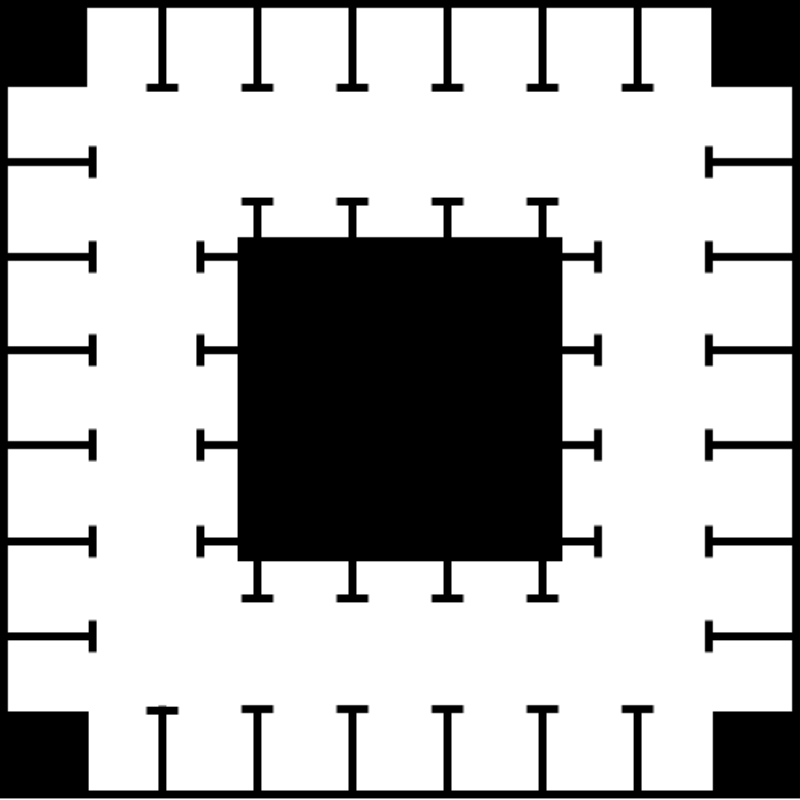
#> input picture slam/office.png, 800 x 800 px, found by its file name
$ python report.py
#> lines starting #> are read from the running program, lines starting #| are printed output that depends on the picture; after the words box and inside, x2 and y2 are one past the last pixel; in counts of white or black regions, pixels touching at a corner belong together
### src/dwa_multi_robot/astar.py
"""

A* grid planning

author: Atsushi Sakai(@Atsushi_twi)
        Nikos Kanargias (nkana@tee.gr)

See Wikipedia article (https://en.wikipedia.org/wiki/A*_search_algorithm)

"""
#!/usr/bin/env python
import math
import cv2
import numpy as np
import matplotlib.pyplot as plt
from dwa_multi_robot.cubic_spline import *
show_animation = True

# [8 lines left out: function calculatedDistance, not called in this run]
class AStarPlanner:

    def __init__(self, map_path:str, origin_x: float, origin_y: float, resolution: float, robot_radius:float):
        """
            Initialize grid map for a star planning
            resolution: grid resolution [m]
            rr: robot radius[m]
        """
#> called with origin_x = -10, origin_y = -10, resolution = 0.025, robot_radius = 0.6
        self.map = cv2.imread(map_path, cv2.IMREAD_GRAYSCALE)
#> self.map is the input picture: shape (800, 800); min 0, max 255, mean 181.4
        self.origin_x: float = origin_x
        self.origin_y: float = origin_y
        self.resolution: float = resolution
        self.robot_radius: float = robot_radius
        self.cost_map: np.ndarray = self.getCostmap()
        self.motion = self.get_motion_model()
    def getCostmap(self):
        radius = int(self.robot_radius/self.resolution)
        cost_map: np.ndarray = self.map.copy()
        for x in range(self.map.shape[1]):
            for y in range(self.map.shape[0]):
                if self.map[y, x] == 0:
                    cv2.circle(cost_map, (x, y), radius, 0, -1)
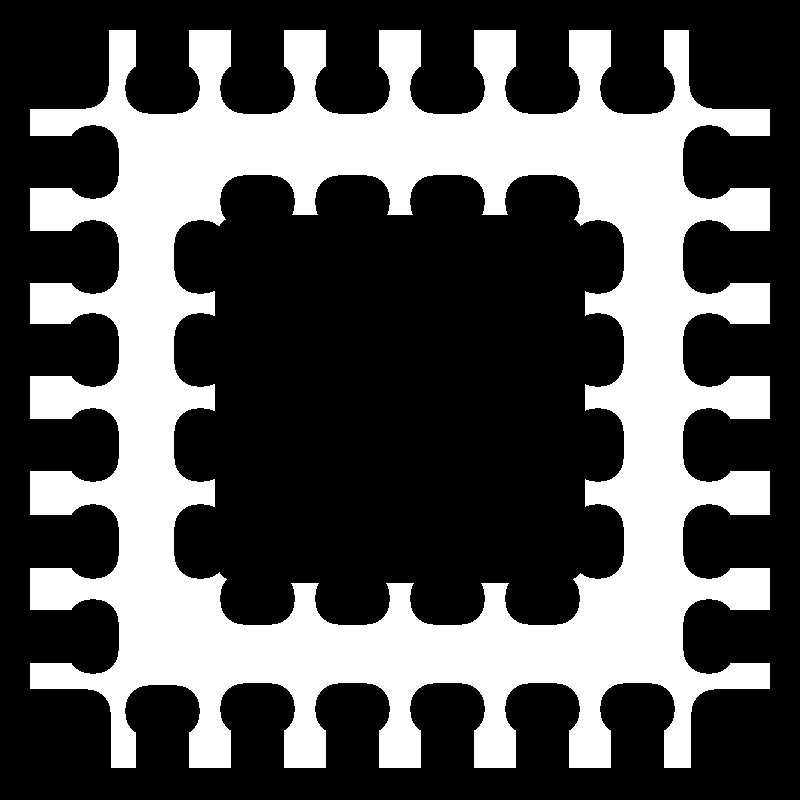
#> cost_map: shape (800, 800); 34.1% white; 1 white region, box (x1, y1, x2, y2) and area: (30, 30, 770, 768) 218138
        for x in range(self.map.shape[1]):
            for y in range(self.map.shape[0]):
                if self.map[y, x] == 0:
                    cost_map[y, x] = 0

        return cost_map
    # [12 lines left out: functions convertMeterToPixel, convertPixelToMeter, not called in this run]

    class Node:
        # [5 lines left out: function __init__, not called in this run]

        def __str__(self):
            return str(self.x) + "," + str(self.y) + "," + str(
                self.cost) + "," + str(self.parent_index)

    # [129 lines left out: functions planning, calc_final_path, checkCollision, smoothPath, calc_heuristic, not called in this run]

    def calc_grid_index(self, node:Node):
        return node.y * self.map.shape[0] + node.x

    # [15 lines left out: function verify_node, not called in this run]
    @staticmethod
    def get_motion_model():
        # dx, dy, cost
        motion = [  [3, 0, 3],
                    [0, 3, 3],
                    [-3, 0, 3],
                    [0, -3, 3],
                    [-3, -3, math.sqrt(18)],
                    [-3, 3, math.sqrt(18)],
                    [3, -3, math.sqrt(18)],
                    [3, 3, math.sqrt(18)]]

        return motion


# [22 lines left out: function main, not called in this run]


# if __name__ == '__main__':
#     main()

### src/report.py
#!/usr/bin/env python3

from dwa_multi_robot.ultis import *
from dwa_multi_robot.astar import *

import matplotlib.pyplot as plt
astar = AStarPlanner("/home/leanhchien/deep_rl_ws/src/dwa_multi_robot/slam/office.png",
                    -10, -10, 0.025, 0.6)

origin_map = astar.map.copy()
cost_map = astar.cost_map.copy()
blur_map =  cv2.GaussianBlur(cost_map, (5, 5), 2)
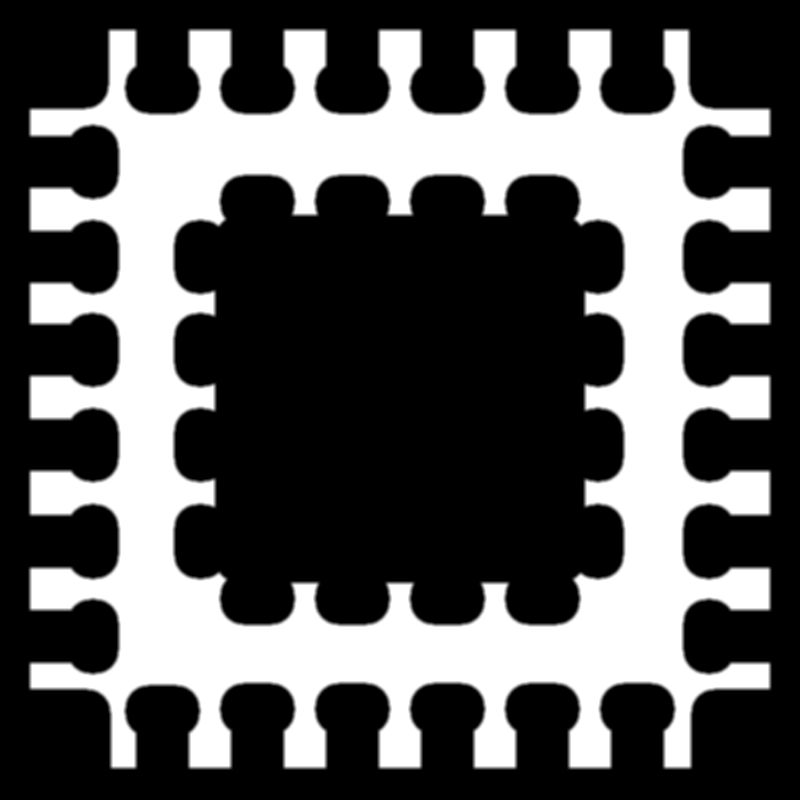
#> blur_map: shape (800, 800); min 0, max 255, mean 86.9
normal_map = 255 - blur_map
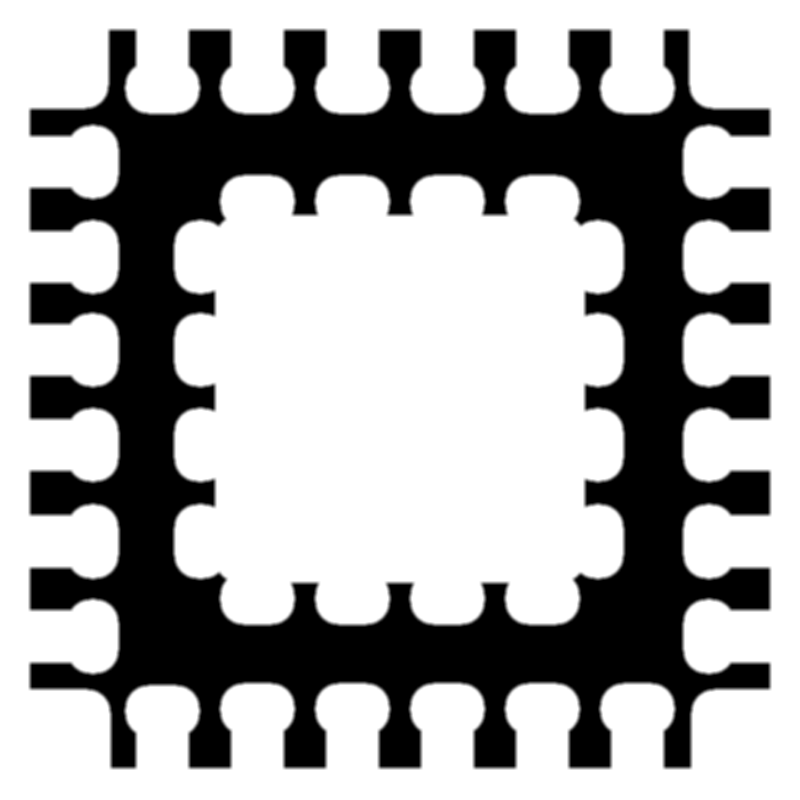
#> normal_map: shape (800, 800); min 0, max 255, mean 168.1

cv2.imwrite("/home/leanhchien/deep_rl_ws/src/dwa_multi_robot/report/origin_map.png", origin_map)
cv2.imwrite("/home/leanhchien/deep_rl_ws/src/dwa_multi_robot/report/cost_map.png", cost_map)
cv2.imwrite("/home/leanhchien/deep_rl_ws/src/dwa_multi_robot/report/blur_map.png", blur_map)
cv2.imwrite("/home/leanhchien/deep_rl_ws/src/dwa_multi_robot/report/normal_map.png", normal_map)

$ run again, with slam/empty.png copied over slam/office.png
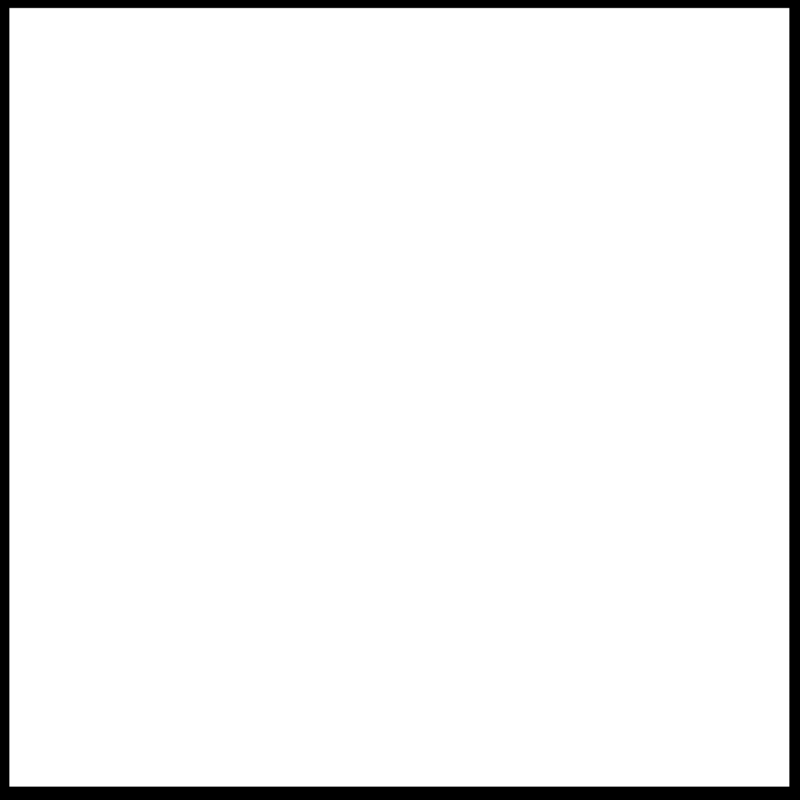
#> input picture slam/empty.png, 800 x 800 px, found by its file name
#> in __init__, self.map is the input picture: shape (800, 800); min 0, max 255, mean 242
#> after the loop in getCostmap, `for x in range(self.map.shape[1]):`:
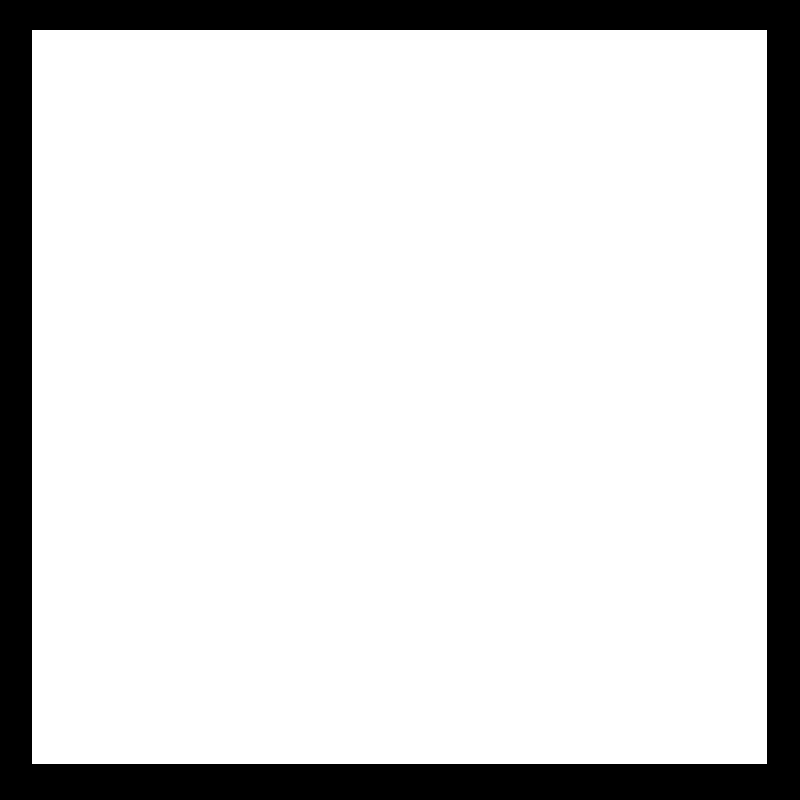
#> cost_map: shape (800, 800); 84.3% white; 1 black region, box (x1, y1, x2, y2) and area: (0, 0, 800, 800) 100510
#> `normal_map = 255 - blur_map`:
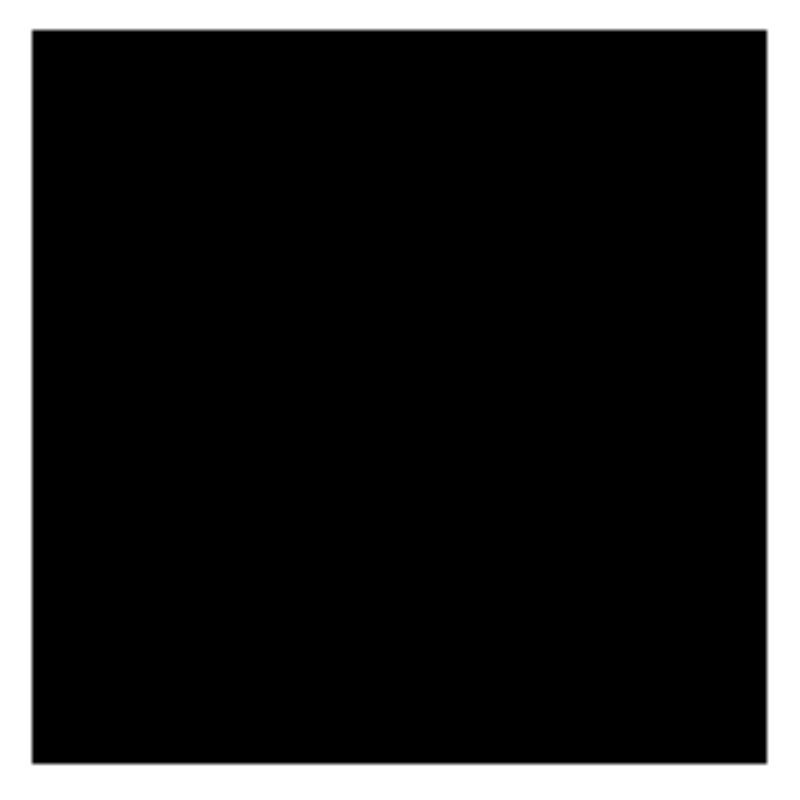
#> normal_map: shape (800, 800); min 0, max 255, mean 40
